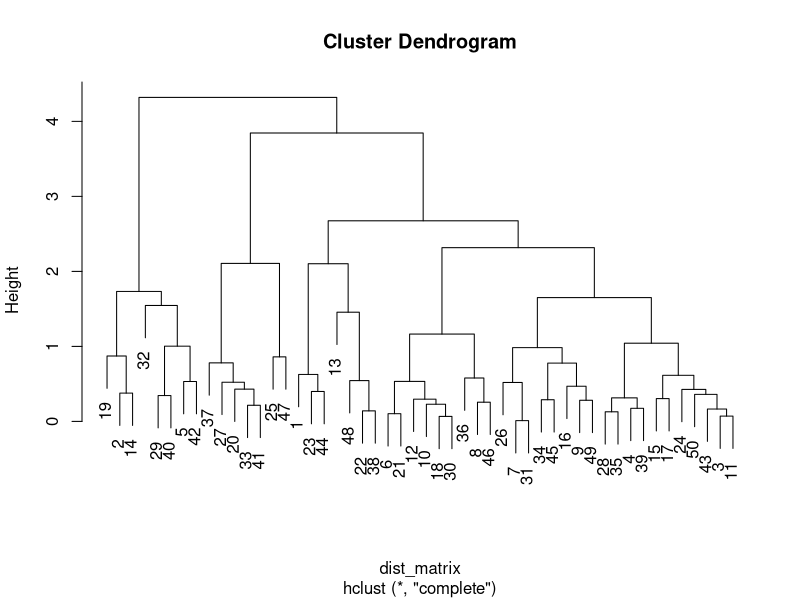

Write the R code that produced this figure.
# 필요한 라이브러리 설치
install.packages("stats")

# 라이브러리 로드
library(stats)

# 예제 데이터 생성
data <- matrix(rnorm(100), ncol=2)

# 거리 행렬 계산
dist_matrix <- dist(data)

# 계층적 군집 분석 수행
hclust_result <- hclust(dist_matrix, method="complete")

# 덴드로그램 시각화
plot(hclust_result)
